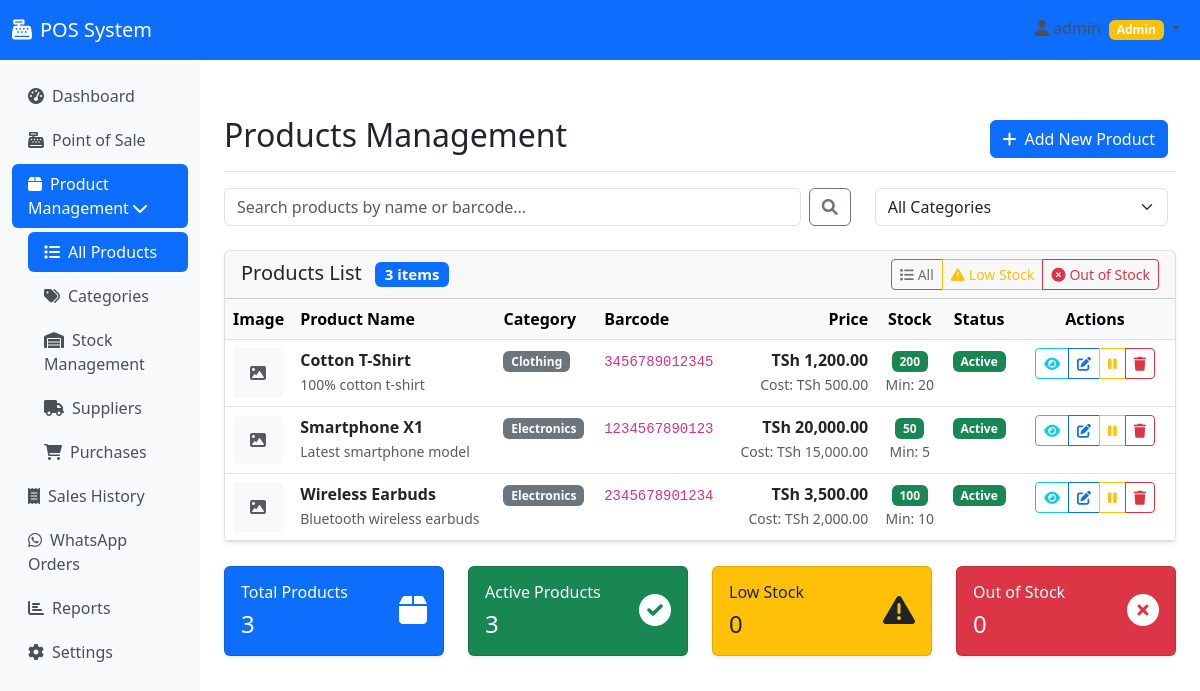
Page /products/ (signed in) on the committed database.
### app/models/__init__.py (models this page shows, shortened)
class Product(db.Model):
    id = db.Column(db.Integer, primary_key=True)
    name = db.Column(db.String(200), nullable=False)
    description = db.Column(db.Text)
    barcode = db.Column(db.String(100), unique=True)
    category_id = db.Column(db.Integer, db.ForeignKey('category.id'), nullable=False)
    buying_price = db.Column(db.Numeric(10, 2), nullable=False)
    selling_price = db.Column(db.Numeric(10, 2), nullable=False)
    tax_inclusive = db.Column(db.Boolean, default=True)
    stock_quantity = db.Column(db.Integer, default=0)
    reorder_level = db.Column(db.Integer, default=10)
    image_filename = db.Column(db.String(255))
    created_at = db.Column(db.DateTime, default=datetime.utcnow)
    updated_at = db.Column(db.DateTime, default=datetime.utcnow, onupdate=datetime.utcnow)
    is_active = db.Column(db.Boolean, default=True)
    sale_items = db.relationship('SaleItem', backref='product', lazy=True)
    purchase_items = db.relationship('PurchaseItem', backref='product', lazy=True)
    @property
    def is_low_stock(self):
        return self.stock_quantity <= self.reorder_level

class Category(db.Model):
    id = db.Column(db.Integer, primary_key=True)
    name = db.Column(db.String(100), nullable=False, unique=True)
    description = db.Column(db.Text)
    created_at = db.Column(db.DateTime, default=datetime.utcnow)
    products = db.relationship('Product', backref='category', lazy=True)

class SystemSettings(db.Model):
    id = db.Column(db.Integer, primary_key=True)
    key = db.Column(db.String(100), unique=True, nullable=False)
    value = db.Column(db.Text)
    description = db.Column(db.Text)
    created_at = db.Column(db.DateTime, default=datetime.utcnow)
    updated_at = db.Column(db.DateTime, default=datetime.utcnow, onupdate=datetime.utcnow)

### app/views/products.py (the view)
@products_bp.route('/')
@login_required
def products():
    page = request.args.get('page', 1, type=int)
    search = request.args.get('search', '', type=str)
    category_id = request.args.get('category', 0, type=int)
    query = Product.query.filter_by(is_active=True)
    if search:
        query = query.filter(
            Product.name.contains(search) | Product.barcode.contains(search)
        )
    if category_id:
        query = query.filter_by(category_id=category_id)
    products = query.order_by(Product.name).paginate(
        page=page, per_page=20, error_out=False
    )
    categories = Category.query.all()
    return render_template('products/products.html',
                         title='Products',
                         products=products,
                         categories=categories,
                         search=search,
                         current_category=category_id)

### app/models/__init__.py (called while the page is built)
    @property
    def is_admin(self):
        return self.role == 'admin'

### app/utils/currency.py (called while the page is built)
def format_currency(amount, currency_code=None):
    return CurrencyManager.format_currency(amount, currency_code)

    @staticmethod
    def get_current_currency():
        try:
            currency_setting = SystemSettings.query.filter_by(key='default_currency').first()
            if currency_setting and currency_setting.value in SUPPORTED_CURRENCIES:
                currency_code = currency_setting.value
            else:
                currency_code = current_app.config.get('DEFAULT_CURRENCY', 'TSH')
            return SUPPORTED_CURRENCIES.get(currency_code, SUPPORTED_CURRENCIES['TSH'])
        except:
            return SUPPORTED_CURRENCIES['TSH']

### app/templates/products/products.html (shortened to what this page needs)
{% extends "base.html" %}
{% block content %}
<div class="d-flex justify-content-between flex-wrap flex-md-nowrap align-items-center pt-3 pb-2 mb-3 border-bottom">
    <h1 class="h2">Products Management</h1>
    <div class="btn-toolbar mb-2 mb-md-0">
        <div class="btn-group me-2">
            <a href="{{ url_for('products.add_product') }}" class="btn btn-primary">
                <i class="fas fa-plus me-2"></i>Add New Product
            </a>
        </div>
    </div>
</div>
<div class="row mb-4">
    <div class="col-md-8">
        <form method="GET" class="d-flex">
            <input class="form-control me-2" type="search" name="search" placeholder="Search products by name or barcode..."
                   value="{{ search }}" aria-label="Search">
            <button class="btn btn-outline-secondary" type="submit">
                <i class="fas fa-search"></i>
            </button>
        </form>
    </div>
    <div class="col-md-4">
        <form method="GET" class="d-flex">
            <select name="category" class="form-select me-2" onchange="this.form.submit()">
                <option value="">All Categories</option>
            </select>
        </form>
    </div>
</div>
<div class="card">
    <div class="card-header">
        <div class="row align-items-center">
            <div class="col">
                <h5 class="mb-0">
                    Products List
                    <span class="badge bg-primary ms-2">{{ products.total }} items</span>
                </h5>
            </div>
            <div class="col-auto">
                <div class="btn-group btn-group-sm" role="group">
                    <a href="{{ url_for('products.products') }}" class="btn btn-outline-secondary">
                        <i class="fas fa-list me-1"></i>All
                    </a>
                    <a href="{{ url_for('products.stock', filter='low') }}" class="btn btn-outline-warning">
                        <i class="fas fa-exclamation-triangle me-1"></i>Low Stock
                    </a>
                    <a href="{{ url_for('products.stock', filter='out') }}" class="btn btn-outline-danger">
                        <i class="fas fa-times-circle me-1"></i>Out of Stock
                    </a>
                </div>
            </div>
        </div>
    </div>
    {% if products.items %}
    <div class="table-responsive">
        <table class="table table-hover mb-0">
            <thead class="table-light">
                <tr>
                    <th style="width: 60px;">Image</th>
                    <th>Product Name</th>
                    <th>Category</th>
                    <th>Barcode</th>
                    <th class="text-end">Price</th>
                    <th class="text-center">Stock</th>
                    <th class="text-center">Status</th>
                    <th class="text-center" style="width: 160px;">Actions</th>
                </tr>
            </thead>
            <tbody>
                {% for product in products.items %}
                <tr>
                    <td>
                        {% if product.image_filename %}
                        <img src="{{ url_for('static', filename='uploads/' + product.image_filename) }}"
                             alt="{{ product.name }}" class="img-thumbnail" style="width: 50px; height: 50px; object-fit: cover;">
                        {% else %}
                        <div class="bg-light d-flex align-items-center justify-content-center"
                             style="width: 50px; height: 50px; border-radius: 4px;">
                            <i class="fas fa-image text-muted"></i>
                        </div>
                        {% endif %}
                    </td>
                    <td>
                        <div>
                            <strong>{{ product.name }}</strong>
                            {% if product.description %}
                            <br><small class="text-muted">{{ product.description[:50] }}{% if product.description|length > 50 %}...{% endif %}</small>
                            {% endif %}
                        </div>
                    </td>
                    <td>
                        <span class="badge bg-secondary">{{ product.category.name }}</span>
                    </td>
                    <td>
                        {% if product.barcode %}
                        <code>{{ product.barcode }}</code>
                        {% else %}
                        <span class="text-muted">-</span>
                        {% endif %}
                    </td>
                    <td class="text-end">
                        <strong>{{ formatCurrency(product.selling_price) }}</strong>
                        <br><small class="text-muted">Cost: {{ formatCurrency(product.buying_price) }}</small>
                    </td>
                    <td class="text-center">
                        {% if product.stock_quantity <= 0 %}
                        <span class="badge bg-danger">{{ product.stock_quantity }}</span>
                        {% elif product.is_low_stock %}
                        <span class="badge bg-warning text-dark">{{ product.stock_quantity }}</span>
                        {% else %}
                        <span class="badge bg-success">{{ product.stock_quantity }}</span>
                        {% endif %}
                        <br><small class="text-muted">Min: {{ product.reorder_level }}</small>
                    </td>
                    <td class="text-center">
                        {% if product.is_active %}
                        <span class="badge bg-success">Active</span>
                        {% else %}
                        <span class="badge bg-secondary">Inactive</span>
                        {% endif %}
                    </td>
                    <td class="text-center">
                        <div class="btn-group btn-group-sm" role="group">
                            <a href="{{ url_for('products.view_product', id=product.id) }}"
                               class="btn btn-outline-info" title="View Details">
                                <i class="fas fa-eye"></i>
                            </a>
                            <a href="{{ url_for('products.edit_product', id=product.id) }}"
                               class="btn btn-outline-primary" title="Edit">
                                <i class="fas fa-edit"></i>
                            </a>
                            <button type="button" class="btn btn-outline-warning"
                                    onclick="toggleProduct({{ product.id }}, '{{ product.name }}', {{ product.is_active|tojson }})"
                                    title="{% if product.is_active %}Deactivate{% else %}Activate{% endif %}">
                                <i class="fas fa-{% if product.is_active %}pause{% else %}play{% endif %}"></i>
                            </button>
                            <button type="button" class="btn btn-outline-danger"
                                    onclick="deleteProduct({{ product.id }}, '{{ product.name }}')" title="Delete">
                                <i class="fas fa-trash"></i>
                            </button>
                        </div>
                    </td>
                </tr>
                {% endfor %}
            </tbody>
        </table>
    </div>
    {% endif %}
</div>
<div class="row mt-4">
    <div class="col-md-3">
        <div class="card bg-primary text-white">
            <div class="card-body">
                <div class="d-flex justify-content-between">
                    <div>
                        <h6 class="card-title">Total Products</h6>
                        <h4 class="mb-0">{{ products.total }}</h4>
                    </div>
                    <div class="align-self-center">
                        <i class="fas fa-box fa-2x"></i>
                    </div>
                </div>
            </div>
        </div>
    </div>
    <div class="col-md-3">
        <div class="card bg-success text-white">
            <div class="card-body">
                <div class="d-flex justify-content-between">
                    <div>
                        <h6 class="card-title">Active Products</h6>
                        <h4 class="mb-0">{{ products.items | selectattr('is_active') | list | length }}</h4>
                    </div>
                    <div class="align-self-center">
                        <i class="fas fa-check-circle fa-2x"></i>
                    </div>
                </div>
            </div>
        </div>
    </div>
    <div class="col-md-3">
        <div class="card bg-warning text-dark">
            <div class="card-body">
                <div class="d-flex justify-content-between">
                    <div>
                        <h6 class="card-title">Low Stock</h6>
                        <h4 class="mb-0">{{ products.items | selectattr('is_low_stock') | list | length }}</h4>
                    </div>
                    <div class="align-self-center">
                        <i class="fas fa-exclamation-triangle fa-2x"></i>
                    </div>
                </div>
            </div>
        </div>
    </div>
    <div class="col-md-3">
        <div class="card bg-danger text-white">
            <div class="card-body">
                <div class="d-flex justify-content-between">
                    <div>
                        <h6 class="card-title">Out of Stock</h6>
                        <h4 class="mb-0">{{ products.items | selectattr('stock_quantity', 'equalto', 0) | list | length }}</h4>
                    </div>
                    <div class="align-self-center">
                        <i class="fas fa-times-circle fa-2x"></i>
                    </div>
                </div>
            </div>
        </div>
    </div>
</div>
{% endblock %}

### app/templates/base.html (style rules this page uses)
.card { box-shadow: 0 0.125rem 0.25rem rgba(0, 0, 0, 0.075); border: 1px solid rgba(0, 0, 0, 0.125); }
.table th { background-color: #f8f9fa; }

### rows in the picture
Product: name "Cotton T-Shirt", description "100% cotton t-shirt", category.name "Clothing", barcode "3456789012345", selling_price.value "TSh 1,200.00", buying_price.value "TSh 500.00", stock_quantity "200", reorder_level "20", is_active "Active"
Product: name "Smartphone X1", description "Latest smartphone model", category.name "Electronics", barcode "1234567890123", selling_price.value "TSh 20,000.00", buying_price.value "TSh 15,000.00", stock_quantity "50", reorder_level "5", is_active "Active"
Product: name "Wireless Earbuds", description "Bluetooth wireless earbuds", category.name "Electronics", barcode "2345678901234", selling_price.value "TSh 3,500.00", buying_price.value "TSh 2,000.00", stock_quantity "100", reorder_level "10", is_active "Active"

### other values in the picture
{{ products.total }} "3"
{{ products.items | selectattr('is_active') | list | length }} "3"
{{ products.items | selectattr('is_low_stock') | list | length }} "0"
